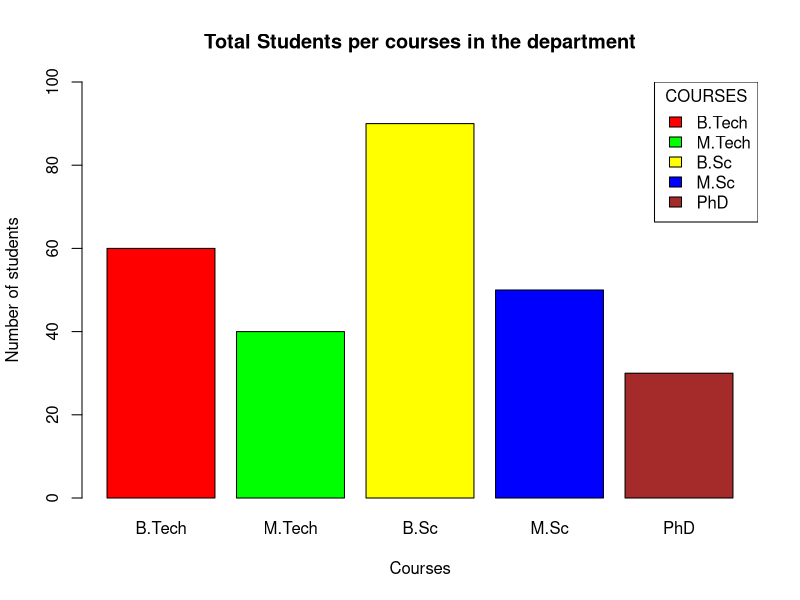

The R script that drew this image:
count <-c(60,40,90,50,30) 
courses <-c("B.Tech", "M.Tech", "B.Sc","M.Sc","PhD")

barplot(count,names.arg=courses,xlab="Courses",ylab="Number of students",ylim = c(0,100),col=c("red", "green", "yellow", "blue","brown"),main="Total Students per courses in the department",border="black")
legend("topright",title="COURSES",legend=c("B.Tech","M.Tech","B.Sc","M.Sc","PhD"),fill = c("red", "green", "yellow", "blue","brown"))
